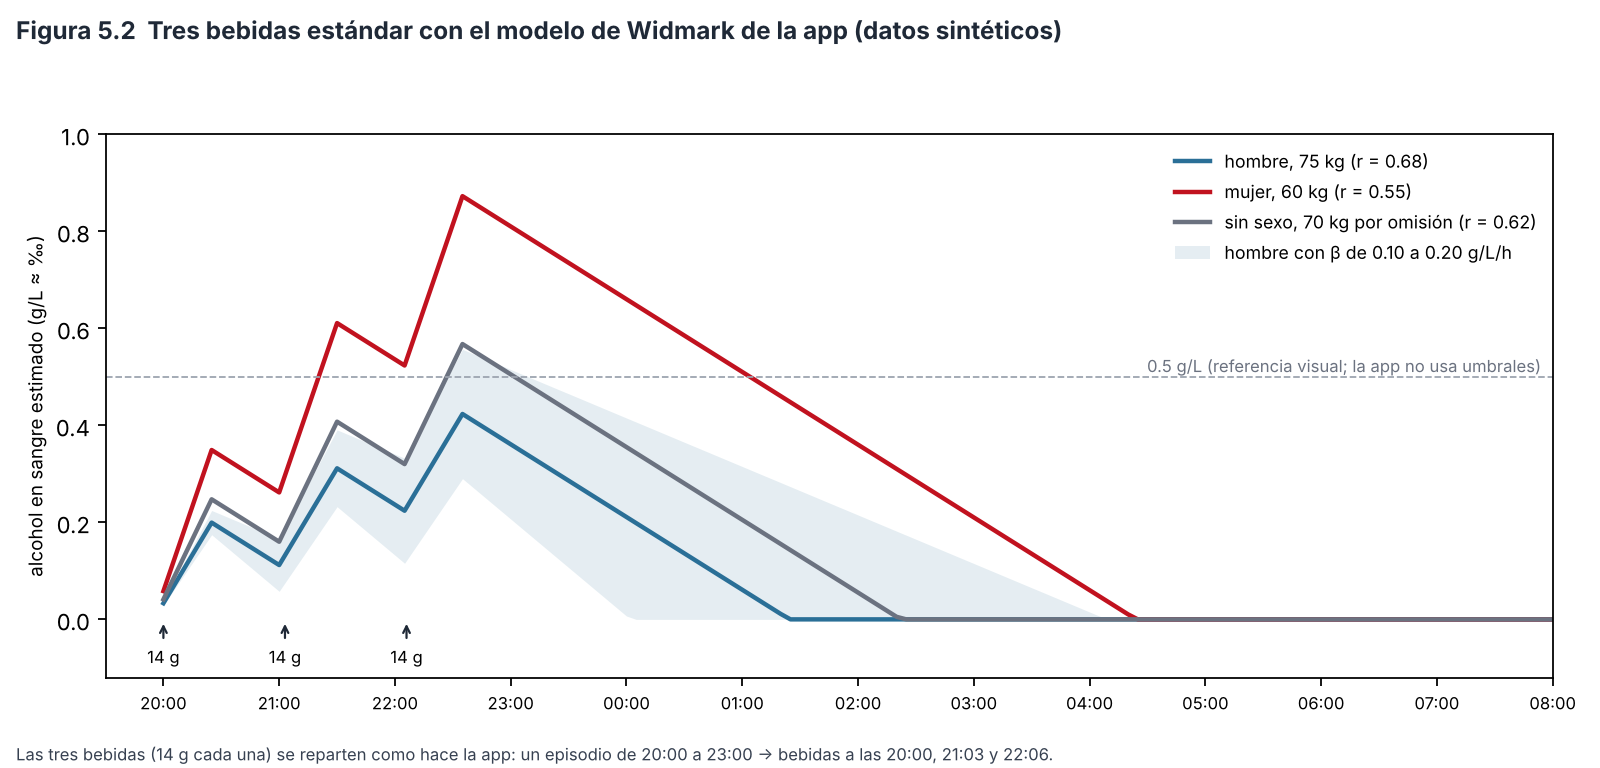

This chart was generated by the following Python code:
"""Figura 5.2 - Alcohol en sangre estimado con la simulación de Sustancias.alcoholEn (data/Sustancias.kt): pasos de 5 min,
cada dosis entra en 30 min, eliminación constante β = 0.15 g/L/h, volumen r·W (Widmark). Tres bebidas estándar (14 g)
repartidas como en Sustancias.dosis (episodio de 20:00 a 23:00 → en el primer 70 %). Datos SINTÉTICOS.
Uso: python fig26_alcohol_widmark.py [salida.png]"""
import sys
import numpy as np
import matplotlib
matplotlib.use("Agg")
import matplotlib.pyplot as plt

PASO = 5 / 60          # horas
def dosis_episodio(inicio, fin, bebidas, gramos=14.0):
    tramo = (fin - inicio) * 0.7; k = int(np.ceil(bebidas))
    return [(inicio + (0 if k == 1 else tramo * i / (k - 1)), (bebidas - (k - 1) if i == k - 1 else 1.0) * gramos) for i in range(k)]

def simular(dosis, r, peso, beta=0.15, hasta=32.0):
    t = dosis[0][0]; g = 0.0; ts, cs = [], []
    while t <= hasta:
        for (h, gr) in dosis:
            if 0 <= t - h < 0.5 - 1e-9: g += gr * PASO / 0.5
        g = max(g - beta * r * peso * PASO, 0.0)
        ts.append(t); cs.append(g / (r * peso)); t += PASO
    return np.array(ts), np.array(cs)

d = dosis_episodio(20.0, 23.0, 3)
casos = [("hombre, 75 kg (r = 0.68)", 0.68, 75, "#2a6f97"), ("mujer, 60 kg (r = 0.55)", 0.55, 60, "#c1121f"), ("sin sexo, 70 kg por omisión (r = 0.62)", 0.62, 70, "#6b7280")]
fig, ax = plt.subplots(figsize=(10, 4.8), dpi=160)
salida = []
for nom, r, w, c in casos:
    ts, cs = simular(d, r, w)
    ax.plot(ts, cs, color=c, lw=2, label=nom)
    i = cs.argmax(); cero = ts[(ts > ts[i]) & (cs <= 0)]
    salida.append((nom, cs.max(), ts[i], cero[0] if len(cero) else None))
# Banda de incertidumbre para el hombre: β de 0.10 a 0.20 g/L/h (Jones, 2010)
_, lo = simular(d, 0.68, 75, beta=0.20); ts, hi = simular(d, 0.68, 75, beta=0.10)
n = min(len(lo), len(hi)); ax.fill_between(ts[:n], lo[:n], hi[:n], color="#2a6f97", alpha=.12, lw=0, label="hombre con β de 0.10 a 0.20 g/L/h")
for h, g in d: ax.annotate(f"{g:.0f} g", (h, 0), xytext=(h, -.09), ha="center", fontsize=7.5, arrowprops=dict(arrowstyle="->", color="#1f2937"))
ax.axhline(.5, color="#9ca3af", lw=.8, ls="--"); ax.text(31.9, .51, "0.5 g/L (referencia visual; la app no usa umbrales)", fontsize=7.5, color="#6b7280", ha="right")
ax.set_xticks(range(20, 33, 1)); ax.set_xticklabels([f"{h % 24:02d}:00" for h in range(20, 33)], fontsize=7.5)
ax.set_xlim(19.5, 32); ax.set_ylim(-.12, 1.0); ax.set_ylabel("alcohol en sangre estimado (g/L ≈ ‰)", fontsize=8.5)
ax.legend(fontsize=8, frameon=False, loc="upper right")
fig.suptitle("Figura 5.2  Tres bebidas estándar con el modelo de Widmark de la app (datos sintéticos)", x=.01, ha="left", fontsize=11, weight="bold", color="#1f2937")
fig.text(.01, .01, "Las tres bebidas (14 g cada una) se reparten como hace la app: un episodio de 20:00 a 23:00 → bebidas a las 20:00, 21:03 y 22:06.", fontsize=7.5, color="#374151")
fig.tight_layout(rect=(0, .04, 1, .94))
fig.savefig(sys.argv[1] if len(sys.argv) > 1 else "fig26_alcohol_widmark.png")
for nom, m, tm, z in salida: print(f"{nom}: máximo {m:.3f} g/L a las {int(tm)%24:02d}:{int(round((tm%1)*60)):02d}; llega a 0 a las {int(z)%24:02d}:{int(round((z%1)*60)):02d}")
print("dosis:", [(round(h, 2), g) for h, g in d])
